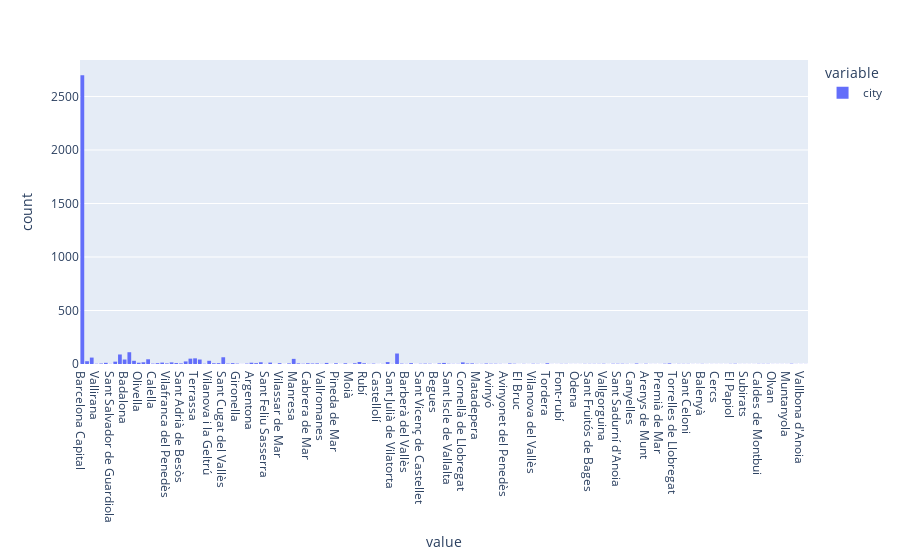
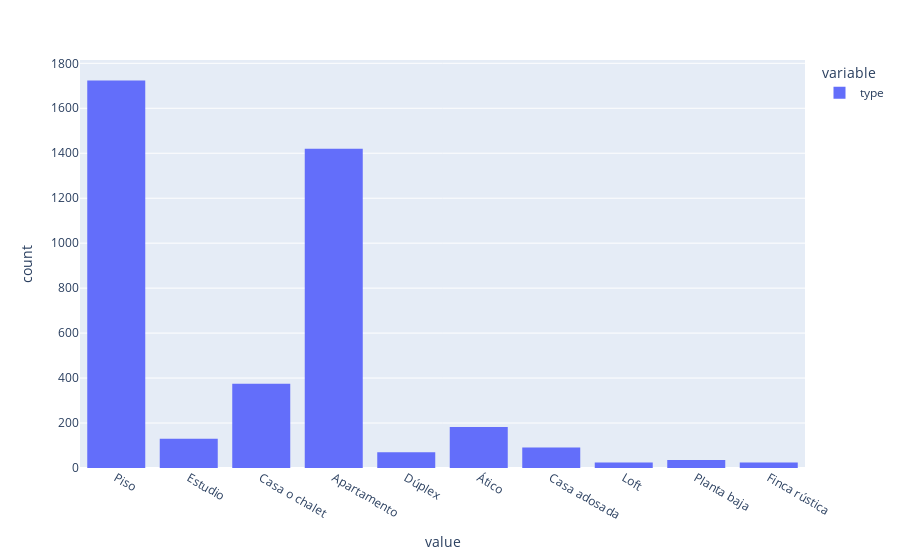
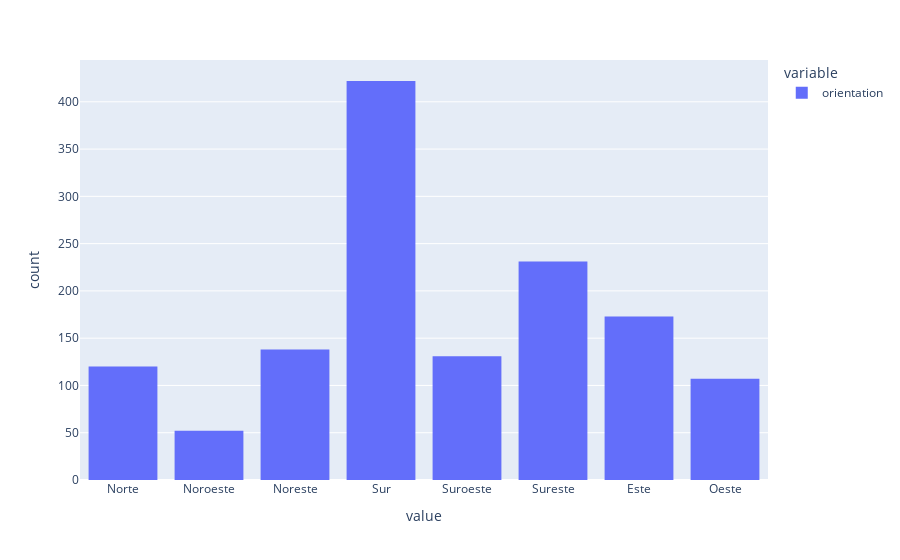
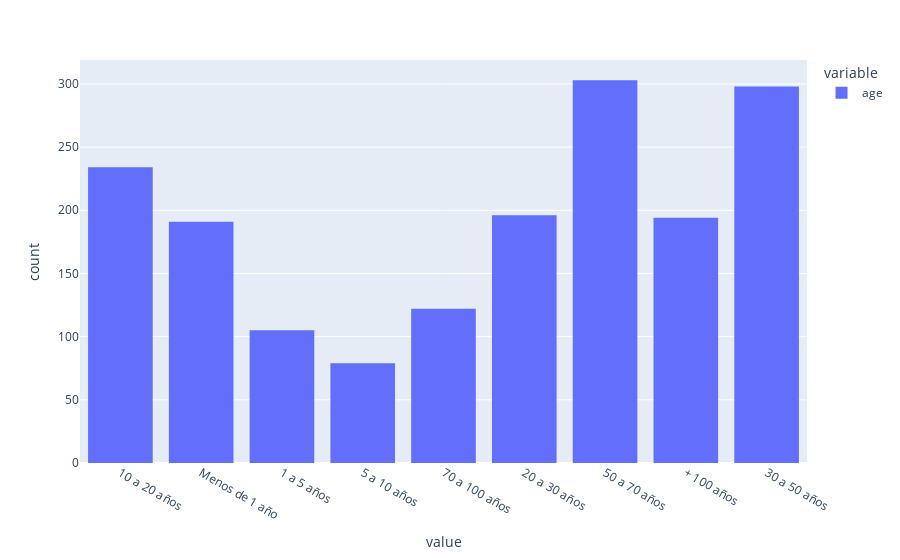

Notebook code for these charts, in order:
### Code cell
cols_cat = ['city', 'type', 'orientation', 'age', 'parking', 'floor',
       'elevator', 'furniture', 'state', 'pets', 'heating', 'water_heating']
cols_num = ['price', 'rooms', 'bathrooms', 'surface', 'active', 'energy', 'emissions']

df_plots = df.copy()

for c in ('energy', 'emissions'):
    df_plots[c] = df_plots[c].str.replace("Exento", "0").astype(float)

# for c in cols_cat:
#     df_plots[c] = df_plots[c].fillna("NULL")

for c in cols_cat+cols_num:    
    fig = px.histogram(df_plots[c])
    fig.show()

### Figure 1 — Plotly figure (JSON) as saved in the notebook; plotly's stock layout.template omitted (floating-point values rounded to 4 significant figures; data arrays with more than 128 entries replaced by an {"elided": "..."} marker saying what was removed)
{"data": [{"alignmentgroup": "True", "bingroup": "x", "hovertemplate": "variable=city<br>value=%{x}<br>count=%{y}<extra></extra>", "legendgroup": "city", "marker": {"color": "#636efa", "pattern": {"shape": ""}}, "name": "city", "offsetgroup": "city", "orientation": "v", "showlegend": true, "type": "histogram", "x": {"elided": "4077 str values"}, "xaxis": "x", "yaxis": "y"}], "layout": {"autosize": true, "barmode": "relative", "legend": {"title": {"text": "variable"}, "tracegroupgap": 0}, "margin": {"t": 60}, "xaxis": {"anchor": "y", "autorange": true, "domain": [0, 1], "range": [-0.5, 154.5], "title": {"text": "value"}, "type": "category"}, "yaxis": {"anchor": "x", "autorange": true, "domain": [0, 1], "range": [0, 2841.0], "title": {"text": "count"}}}}

### Figure 2 — Plotly figure (JSON) as saved in the notebook; plotly's stock layout.template omitted (floating-point values rounded to 4 significant figures; data arrays with more than 128 entries replaced by an {"elided": "..."} marker saying what was removed)
{"data": [{"alignmentgroup": "True", "bingroup": "x", "hovertemplate": "variable=type<br>value=%{x}<br>count=%{y}<extra></extra>", "legendgroup": "type", "marker": {"color": "#636efa", "pattern": {"shape": ""}}, "name": "type", "offsetgroup": "type", "orientation": "v", "showlegend": true, "type": "histogram", "x": {"elided": "4077 str values"}, "xaxis": "x", "yaxis": "y"}], "layout": {"autosize": true, "barmode": "relative", "legend": {"title": {"text": "variable"}, "tracegroupgap": 0}, "margin": {"t": 60}, "xaxis": {"anchor": "y", "autorange": true, "domain": [0, 1], "range": [-0.5, 9.5], "title": {"text": "value"}, "type": "category"}, "yaxis": {"anchor": "x", "autorange": true, "domain": [0, 1], "range": [0, 1815.0], "title": {"text": "count"}}}}

### Figure 3 — Plotly figure (JSON) as saved in the notebook; plotly's stock layout.template omitted (floating-point values rounded to 4 significant figures; data arrays with more than 128 entries replaced by an {"elided": "..."} marker saying what was removed)
{"data": [{"alignmentgroup": "True", "bingroup": "x", "hovertemplate": "variable=orientation<br>value=%{x}<br>count=%{y}<extra></extra>", "legendgroup": "orientation", "marker": {"color": "#636efa", "pattern": {"shape": ""}}, "name": "orientation", "offsetgroup": "orientation", "orientation": "v", "showlegend": true, "type": "histogram", "x": {"elided": "4077 str values"}, "xaxis": "x", "yaxis": "y"}], "layout": {"autosize": true, "barmode": "relative", "legend": {"title": {"text": "variable"}, "tracegroupgap": 0}, "margin": {"t": 60}, "xaxis": {"anchor": "y", "autorange": true, "domain": [0, 1], "range": [-0.5, 7.5], "title": {"text": "value"}, "type": "category"}, "yaxis": {"anchor": "x", "autorange": true, "domain": [0, 1], "range": [0, 444.2], "title": {"text": "count"}}}}

### Figure 4 — Plotly figure (JSON) as saved in the notebook; plotly's stock layout.template omitted (floating-point values rounded to 4 significant figures; data arrays with more than 128 entries replaced by an {"elided": "..."} marker saying what was removed)
{"data": [{"alignmentgroup": "True", "bingroup": "x", "hovertemplate": "variable=age<br>value=%{x}<br>count=%{y}<extra></extra>", "legendgroup": "age", "marker": {"color": "#636efa", "pattern": {"shape": ""}}, "name": "age", "offsetgroup": "age", "orientation": "v", "showlegend": true, "type": "histogram", "x": {"elided": "4077 str values"}, "xaxis": "x", "yaxis": "y"}], "layout": {"autosize": true, "barmode": "relative", "legend": {"title": {"text": "variable"}, "tracegroupgap": 0}, "margin": {"t": 60}, "xaxis": {"anchor": "y", "autorange": true, "domain": [0, 1], "range": [-0.5, 8.5], "title": {"text": "value"}, "type": "category"}, "yaxis": {"anchor": "x", "autorange": true, "domain": [0, 1], "range": [0, 318.9], "title": {"text": "count"}}}}
